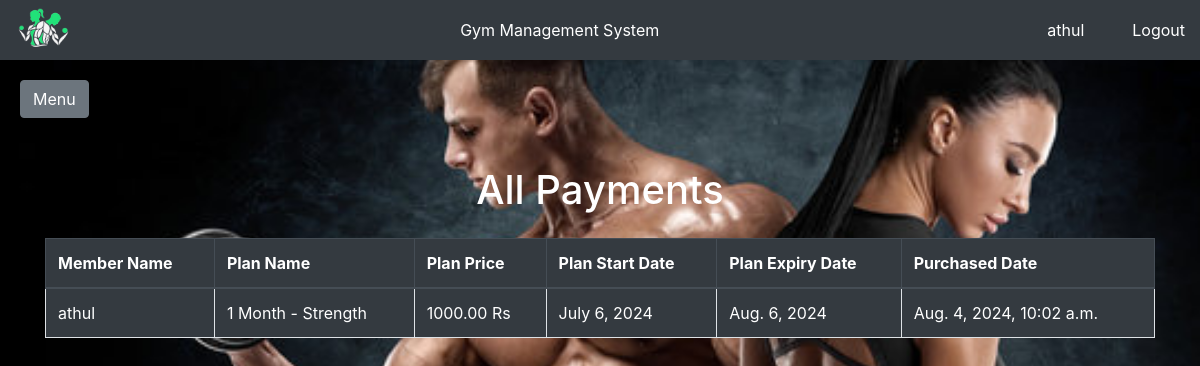
/payment_list_all/ (signed in), run on the app's committed database.
### memberships/models.py (models this page shows, shortened)
class Payment(models.Model):
    user = models.ForeignKey(User, on_delete=models.CASCADE)
    plan = models.ForeignKey(Plan, on_delete=models.CASCADE)
    amount = models.DecimalField(max_digits=10, decimal_places=2)
    payment_date = models.DateTimeField(auto_now_add=True)
    start_date = models.DateField()
    expiry_date = models.DateField()

class Plan(models.Model):
    name = models.CharField(max_length=100)
    description = models.TextField()
    price = models.DecimalField(max_digits=10, decimal_places=2)
    duration = models.IntegerField(help_text="Duration in months")

### memberships/views.py (the view)
# urls.py: path('payment_list_all/', views.payment_list_all, name='payment_list_all'),
@login_required
def payment_list_all(request):
    payments = Payment.objects.filter()
    return render(request, 'memberships/payment_list_all.html', {'payments': payments})

### main/templates/memberships/payment_list_all.html
{% extends "base.html" %}
{% block content %}
<div class="container mt-5">
    <h1 class="text-center mb-4 text-white">All Payments</h1>
    <table class="table table-bordered table-hover">
        <thead class="thead-dark">
            <tr>
                <th>Member Name</th>
                <th>Plan Name</th>
                <th>Plan Price</th>
                <th>Plan Start Date</th>
                <th>Plan Expiry Date</th>
                <th>Purchased Date</th>
            </tr>
        </thead>
        <tbody>
            {% for payment in payments %}
            <tr class="text-white bg-dark">
                <td>{{ payment.user.username }}</td>
                <td>{{ payment.plan.name }}</td>
                <td>{{ payment.amount }} Rs</td>
                <td>{{ payment.start_date }}</td>
                <td>{{ payment.expiry_date }}</td>
                <td>{{ payment.payment_date }}</td>
            </tr>
            {% endfor %}
        </tbody>
    </table>
</div>
{% endblock %}

### main/templates/base.html (shortened to what this page needs)
<!DOCTYPE html>
<html>
  <head>
    <link
      href="https://stackpath.bootstrapcdn.com/bootstrap/4.5.2/css/bootstrap.min.css"
      rel="stylesheet"
    />
    {% load static %}
    <link rel="stylesheet" type="text/css" href="{% static 'css/main.css' %}" />
  </head>
  <body>
    <div class="header">
      <a href="{% url 'home' %}">
        <img
          src="{% static 'images/gms_logo.png' %}"
          alt="Logo"
        />
      </a>
      <div class="center">Gym Management System</div>
      <div class="text-white mr-5">{{user.username}}</div>
      <a href="/" class="text-white">Logout</a>
    </div>
    <div class="content" id="content">
      <button
        class="btn btn-secondary"
        id="sidebarCollapse"
        style="margin-top: 60px"
      >
        Menu
      </button>
      {% block content %} {% endblock %}
    </div>
  </body>
</html>

### main/static/css/main.css (style rules this page uses)
.header { height: 60px; background-color: #343a40; color: #ffffff; text-align: center; position: fixed; width: 100%; top: 0; z-index: 1000; display: flex; align-items: center; justify-content: space-between; padding: 0 15px; }
.header img { height: 50px; }
.header .center { flex-grow: 1; text-align: center; }
.content { padding: 20px; }
.content { margin-left: 0; padding: 20px; transition: margin-left 0.3s ease; }

### data on the page
Payment: user.username "athul", plan.name "1 Month - Strength", amount "1000.00", start_date "July 6, 2024", expiry_date "Aug. 6, 2024", payment_date "Aug. 4, 2024, 10:02 a.m."

### other printed values
{{ user.username }} "athul"
